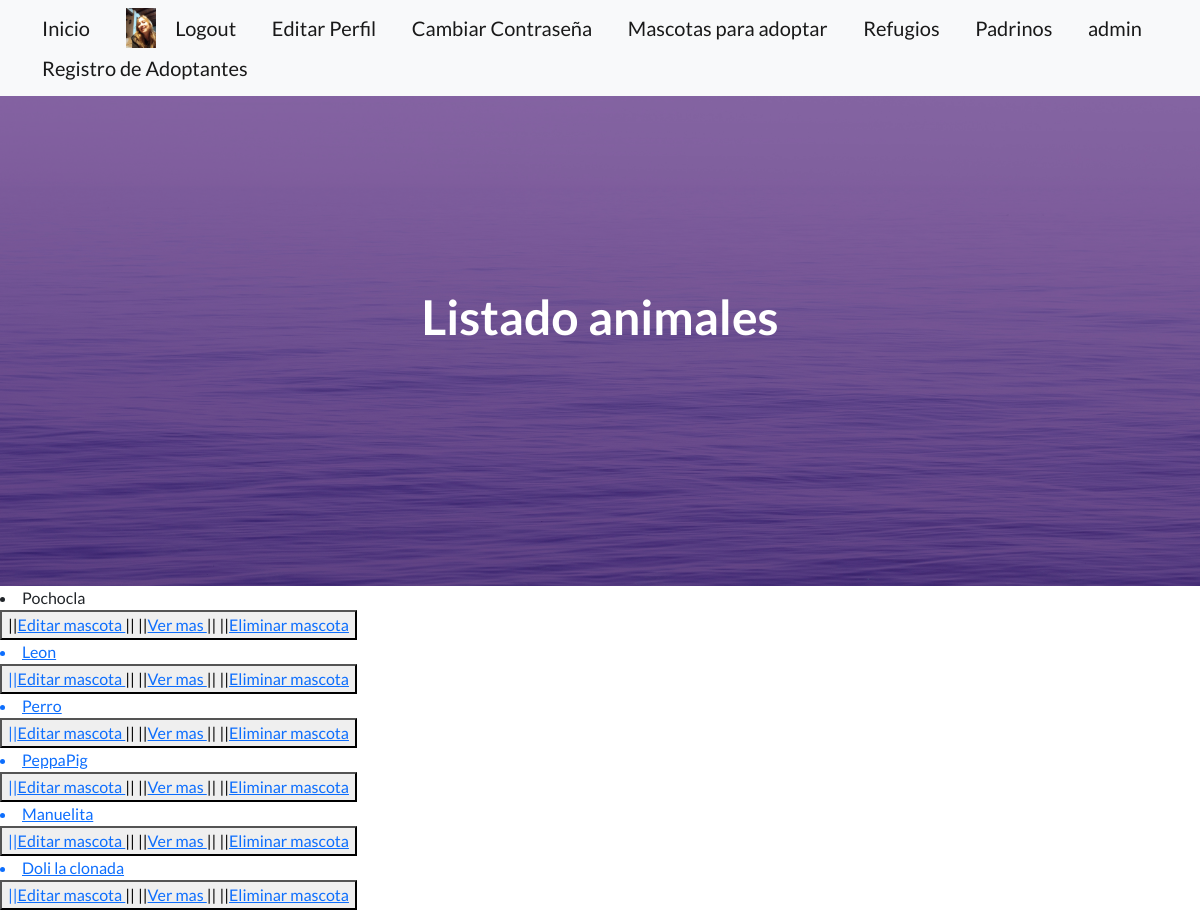
The page /listado_animales/ (signed in) on the database its author committed.
### DogsApp/models.py (models this page shows, shortened)
class Avatar(models.Model):
    user = models.OneToOneField(User,on_delete=models.CASCADE)
    imagen = models.ImageField(upload_to="avatares", null=True, blank=True)

class Adoptado(models.Model):
    animal=models.CharField(max_length=15)
    nombre= models.CharField(max_length=15)
    edad= models.CharField(max_length=2, default=0,blank=True)
    foto=models.ImageField(upload_to="fotos_adoptados", null=True, blank=True)

### DogsApp/views.py (the view)
# urls.py: path("listado_animales/",leerview,name="listado animales"),
def leerview(request):
    adoptados=Adoptado.objects.all()
    contexto={"adoptados":adoptados}
    return render(request,"temp_app/leer.html", contexto)

### DogsApp/templates/temp_app/leer.html (shortened to what this page needs)
{% extends "padre/padre.html" %}
{% block main %}
{% for a in adoptados %}
<li>{{a.nombre}} </li>
<button>
||<a href ={%url "editar adoptado" a.id %}>Editar mascota </a>||
||<a href ={%url "detalle adoptado" a.id %}>Ver mas </a>||
||<a href ={%url "eliminar adoptado" a.id %}>Eliminar mascota
</button>
{% endfor %}
{% endblock main %}
{% block centro %}
Listado animales<Base></Base>
{% endblock centro %}

### DogsApp/templates/padre/padre.html (shortened to what this page needs)
<!DOCTYPE html>
<html lang="en">
    {% load static  %}
    <head>
        <link href="https://cdn.jsdelivr.net/npm/bootstrap-icons@1.5.0/font/bootstrap-icons.css" rel="stylesheet" type="text/css" />
        <link href={% static "css/styles.css" %} rel="stylesheet" />
    </head>
    <body>
        <nav class="navbar navbar-light bg-light static-top">
            <div class="container">
                <a class="navbar-brand" href="/">Inicio</a>
                {% if request.user.is_authenticated %}
                {% if request.user.avatar.imagen %}
                <img src="{{request.user.avatar.imagen.url}}" alt ="" height="40px">
                {% endif %}
                <a class="navbar-brand" href='/logout/'>Logout</a>
                <a class="navbar-brand" href={% url "editar perfil"%}{{request.user.name}}>Editar Perfil</a>
                <a class="navbar-brand" href='/cambiar_password/'>Cambiar Contraseña</a>
                {% else %}
                <a class="navbar-brand" href='/registro/'>Registrarse</a>
                <a class="navbar-brand" href="{% url 'login' %}">Login</a>
                {% endif %}
                <a class="navbar-brand" href='/mascotas/'>Mascotas para adoptar</a>
                <a class="navbar-brand" href='/refugio/'>Refugios</a>
                <a class="navbar-brand" href='/padrino/'>Padrinos</a>
                <a class="navbar-brand" href="/admin/">admin</a>
                 <a class="navbar-brand" href='/adoptante/'>Registro de Adoptantes</a>
            </div>
        </nav>
        <header class="masthead">
            <div class="container position-relative">
                <div class="row justify-content-center">
                    <div class="col-xl-6">
                        <div class="text-center text-white">
                            <h1 class="mb-5">
                                {% block centro %}{% endblock centro %}
                            </h1>
                        </div>
                    </div>
                </div>
            </div>
        </header>
        <main>
            {% block main %}
            {% endblock main %}</h1>
    </body>
</html>

### rows shown on the page
Adoptado: nombre "Pochocla"
Adoptado: nombre "Leon"
Adoptado: nombre "Perro"
Adoptado: nombre "PeppaPig"
Adoptado: nombre "Manuelita"
Adoptado: nombre "Doli la clonada"
